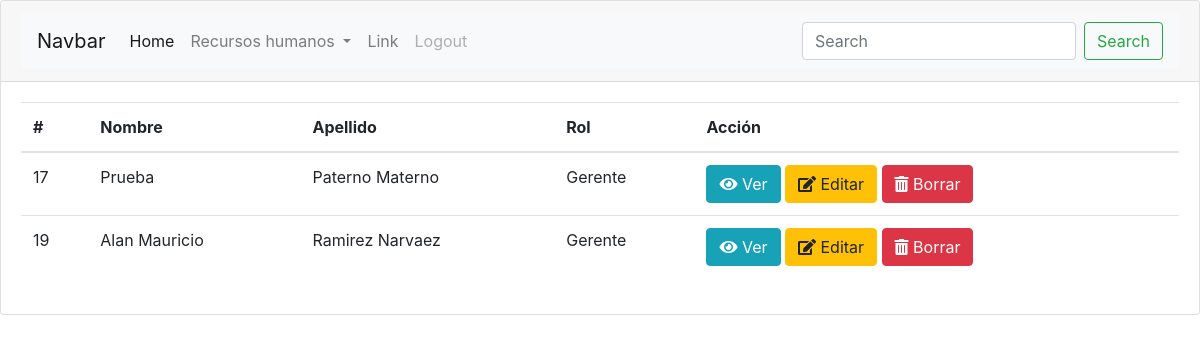
Screenshot of /RH/ (signed in) with the database file from the repository.
### RH/models.py (models this page shows)
class Empleado(models.Model):
	nombre=models.CharField(max_length=120)
	apellido_paterno=models.CharField(max_length=120)
	apellido_materno=models.CharField(max_length=120,blank=True,null=True)
	fecha_de_nacimiento=models.DateTimeField(blank=True,null=True)
	fecha_de_alta=models.DateTimeField(default=timezone.now)
	rol=models.ForeignKey(Rol,on_delete=models.CASCADE)
	usuario=models.ForeignKey('auth.User',on_delete=models.CASCADE)

class Rol(models.Model):
	nombre=models.CharField(max_length=120)
	descripcion=models.TextField()

### RH/views.py (the view)
# urls.py: path('',views.empleados_index,name='empleados_index'),
@login_required
def empleados_index(request):
	empleados=Empleado.objects.all()
	return render(request,'RH/empleados_index.html',{'empleados':empleados})

### RH/templates/RH/empleados_index.html
{% extends "base.html" %}
{% block content %}
	<table class="table">
	  <thead>
	    <tr>
	      <th scope="col">#</th>
	      <th scope="col">Nombre</th>
	      <th scope="col">Apellido</th>
	      <th scope="col">Rol</th>
	      <th scope="col">Acción</th>
	    </tr>
	  </thead>
	  <tbody>
	  	{% for empleado in empleados %}
		    <tr>
		      <td>{{empleado.pk}}</td>
		      <td>{{empleado.nombre}}</td>
		      <td>{{empleado.apellido_paterno}} {% firstof empleado.apellido_materno ''%}</td>
		      <td>{{empleado.rol.nombre}}</td>
		      <td>
		      	<a class="btn btn-info" href="{% url 'empleados_show' pk=empleado.pk %}" role="button"><i class="fas fa-eye"></i> Ver</a>
		      	<a class="btn btn-warning" href="{% url 'empleados_edit' pk=empleado.pk %}" role="button"><i class="fas fa-edit"></i> Editar</a>
		      	<a class="btn btn-danger" href="{%url 'empleados_delete' pk=empleado.pk%}" role="button"><i class="fas fa-trash-alt"></i> Borrar</a>
		      </td>
		    </tr>
		{% endfor %}
	  </tbody>
	</table>
{% endblock content %}

### rows the page displays
Empleado: pk "17", nombre "Prueba", apellido_paterno "Paterno", apellido_materno "Materno", rol.nombre "Gerente"
Empleado: pk "19", nombre "Alan Mauricio", apellido_paterno "Ramirez", apellido_materno "Narvaez", rol.nombre "Gerente"
